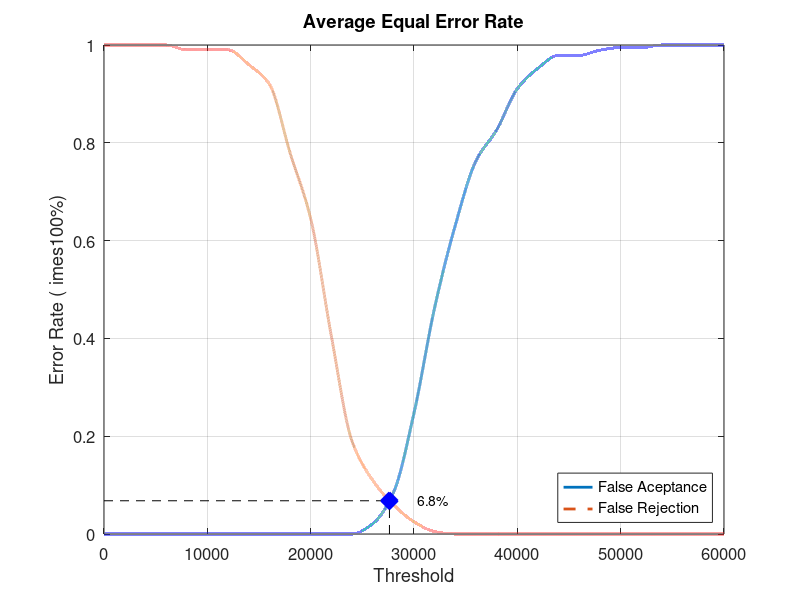
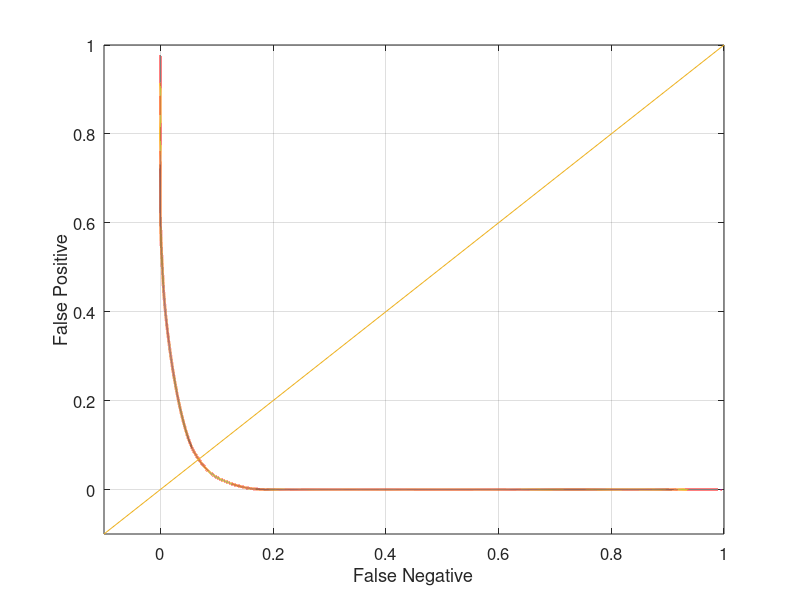

These charts were generated, in order, by the following MATLAB code:
close all;
clear;
clc;
x = 0:2000:60000;
xq = 0:0.5:60000;

y0 = [0 0 0 0 0 0 0 0 0 0 0 0 0 0.0210526 0.0842105 0.247368 0.463158 0.631579 0.763158 0.826316 0.910526 0.952632 0.978947 0.978947 0.989474 0.994737 0.994737 1 1 1 1]
yy0 = interp1(x, y0, xq, 'pchip');
y1 = [1 1 1 1 0.99 0.99 0.99 0.96 0.92 0.78 0.645 0.405 0.19 0.11 0.06 0.025 0.005 0 0 0 0 0 0 0 0 0 0 0 0 0 0]
yy1 = interp1(x, y1, xq, 'pchip');

% Calculating EER: 
y2 = abs(y0 - y1);
find(y2 == min(y2))
yy2 = abs(yy0 - yy1);
xEER = find(yy2 == min(yy2));
xEERIndex = xq(xEER) % X-axis EER
yEER = yy0(xEER) % Y-axis EER

main = figure
plot(xq, yy0,'-','LineWidth', 2);	hold on
plot(xq, yy1,'--','LineWidth', 2);	hold on
plot([xEERIndex xEERIndex], [0 yEER], 'k--');	hold on
plot([0 xEERIndex], [yEER yEER], 'k--');	hold on
plot(xEERIndex, yEER, 'bx', 'LineWidth', 10);	hold on
text(xEERIndex + 10 * xEERIndex / 100, yEER, [num2str(round((10000 * yEER)) / 100) '%'])
legend('False Aceptance', 'False Rejection', 'Location', 'SouthEast')
xlabel('Threshold')
ylabel('Error Rate (	imes100%)')
title('Average Equal Error Rate')
set(gca, 'FontSize', 12)
axis([0 60000 0 1])
grid on

print(main, 'Database3_2Main', '-dpng');
FNRxFPR = figure('Color', [1 1 1]);
plot(yy1, yy0, '-', yy1, yy0, 'LineWidth', 2);
hold on
y = -0.1:0.1:1
plot(y, y); 
set(gca, 'FontSize', 12)
xlabel('False Negative')
ylabel('False Positive')
axis([-0.1 1 -0.1 1])
set(gca, 'FontSize', 12)
grid on

print(FNRxFPR, 'Database3_2FNRxFPR','-dpng');
